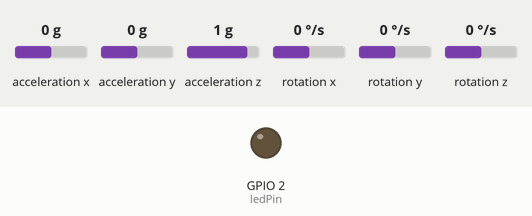
Bench run of a sketch on a simulated ESP32. Parts: output pins drawn as LEDs (lit = HIGH). Dashed ring = blinking. The test bench sets the inputs (shaded band); at power-on: acceleration z 1 g, acceleration y 0 g, acceleration x 0 g, rotation x 0 °/s, rotation y 0 °/s, rotation z 0 °/s. What the sketch prints to the serial monitor is not drawn.

Above: at 7.8 s.
7.9 s: acceleration z set to 0.1 g
9.4 s: acceleration z set to -0.2 g
At 9.66 s:
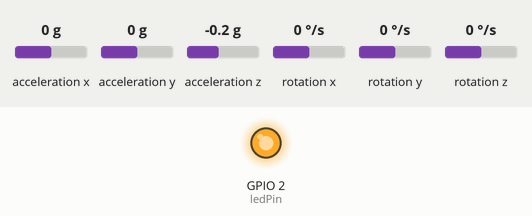
12.4 s: acceleration y set to -1.4 g
At 13.31 s:
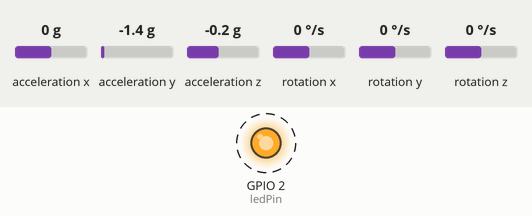
15.4 s: acceleration z set to 0.8 g
At 15.4 s:
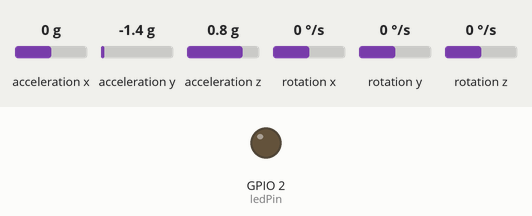
16.9 s: acceleration z set to -0.8 g
At 17.25 s:
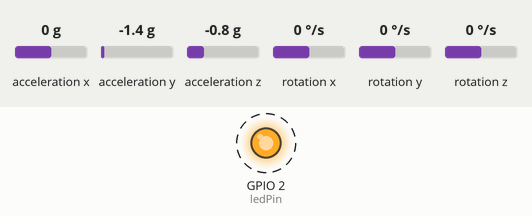
Timing chart, 0 to 20.9 s (numbered marks = the images above; inputs shaded):
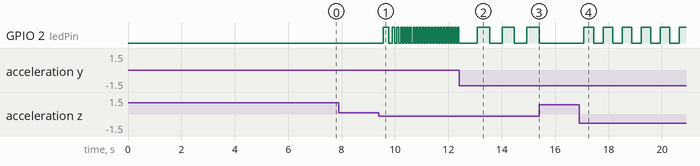

Measured:
- the behaviour switches between 0 and -0.1 g on acceleration z (found by bisection; images 0 and 1)
- after the input at 9.4 s, GPIO 2 (ledPin): goes HIGH 0.20 s, LOW 0.13 s, 4 × (HIGH 0.09 s, LOW 0.08 s), 17 × (HIGH 0.06 s, LOW 0.06 s), HIGH 0.05 s, then LOW, starting after 0.16 s
- after the input at 12.4 s, GPIO 2 (ledPin): alternates HIGH for 0.46 s and LOW for 0.46 s, starting after 0.68 s
- after the input at 15.4 s, GPIO 2 (ledPin): stays LOW (without the input it goes to HIGH after 0.46 s)
- after the input at 16.9 s, GPIO 2 (ledPin): alternates HIGH for 0.36 s and LOW for 0.36 s, starting after 0.17 s

The sketch:

TUGAS_MAGANG.ino
```cpp
#include <Wire.h>
#include <MPU6050.h>

#define DEG_TO_RAD 0.0174533

MPU6050 mpu;

// Variabel sensor
int16_t ax, ay, az;
int16_t gx, gy, gz;

// Kalibrasi
long gyroX_cal = 0, gyroY_cal = 0, gyroZ_cal = 0;
bool set_gyro_angles = false;

// Sudut
float angle_pitch = 0, angle_roll = 0;
float angle_pitch_output = 0, angle_roll_output = 0;

// Timer
unsigned long prevTime = 0;
unsigned long ledTimer = 0;
bool ledState = false;

// Pin ESP32
const int ledPin = 2;
const int SDA_PIN = 21;
const int SCL_PIN = 22;

float deltaTime;
int ledDelay = 0;
float gyroSensitivity = 131.0; // ±250°/s

void setup() {
  Serial.begin(115200);
  Wire.begin(SDA_PIN, SCL_PIN);
  mpu.initialize();
  pinMode(ledPin, OUTPUT);

  if (!mpu.testConnection()) {
    Serial.println("MPU6050 connection failed!");
    while (1);
  }

  // Kalibrasi gyro
  for (int i = 0; i < 1000; i++) {
    mpu.getMotion6(&ax, &ay, &az, &gx, &gy, &gz);
    gyroX_cal += gx;
    gyroY_cal += gy;
    gyroZ_cal += gz;
    delay(3);
  }
  gyroX_cal /= 1000;
  gyroY_cal /= 1000;
  gyroZ_cal /= 1000;

  prevTime = millis();
}

void loop() {
  mpu.getMotion6(&ax, &ay, &az, &gx, &gy, &gz);

  gx -= gyroX_cal;
  gy -= gyroY_cal;
  gz -= gyroZ_cal;

  // Hitung deltaTime
  unsigned long currentTime = millis();
  deltaTime = (currentTime - prevTime) / 1000.0; // detik
  prevTime = currentTime;

  // Konversi ke derajat per detik
  float gyroXrate = (float)gx / gyroSensitivity;
  float gyroYrate = (float)gy / gyroSensitivity;
  float gyroZrate = (float)gz / gyroSensitivity;

  // Hitung sudut
  angle_pitch += gyroXrate * deltaTime;
  angle_roll  += gyroYrate * deltaTime;

  angle_pitch += angle_roll * sin(gyroZrate * deltaTime * DEG_TO_RAD);
  angle_roll  -= angle_pitch * sin(gyroZrate * deltaTime * DEG_TO_RAD);

  // Koreksi dengan akselerometer
  long acc_total_vector = sqrt((ax * ax) + (ay * ay) + (az * az));
  if (acc_total_vector != 0) {
  //  float angle_pitch_acc = asin((float)ay / acc_total_vector) * 57.296;
  //  float angle_roll_acc  = asin((float)ax / acc_total_vector) * -57.296;
  // Sudut dari akselerometer
    float angle_pitch_acc = atan2(ay, az) * 57.296;
    float angle_roll_acc  = atan2(ax, az) * 57.296;


    // Koreksi drift dengan filter
    angle_pitch = angle_pitch * 0.98 + angle_pitch_acc * 0.02;
    angle_roll  = angle_roll  * 0.98 + angle_roll_acc  * 0.02;

    if (set_gyro_angles) {
      angle_pitch = angle_pitch * 0.9996 + angle_pitch_acc * 0.0004;
      angle_roll  = angle_roll  * 0.9996 + angle_roll_acc  * 0.0004;
    } else {
      angle_pitch = angle_pitch_acc;
      angle_roll  = angle_roll_acc;
      set_gyro_angles = true;
    }
  }

  // Filter (smooth)
  angle_pitch_output = angle_pitch_output * 0.9 + angle_pitch * 0.1;
  angle_roll_output  = angle_roll_output  * 0.9 + angle_roll  * 0.1;

  float pitchAbs = abs(angle_pitch_output);

  Serial.print("Pitch: ");
  Serial.println(pitchAbs);

  // LED kontrol berdasarkan pitch
  if (pitchAbs <= 90) {
    ledDelay = 0;
    digitalWrite(ledPin, LOW);
  } else if (pitchAbs > 90 && pitchAbs <= 180) {
    // Makin dekat ke 180, makin cepat
    ledDelay = map(pitchAbs, 90, 180, 500, 50);
  } else if (pitchAbs > 180 && pitchAbs < 360) {
    // Makin jauh dari 180 ke 0, makin lambat
    ledDelay = map(pitchAbs, 180, 360, 50, 1000);
  } else {
    ledDelay = 0;
    digitalWrite(ledPin, LOW);
  }

  // Non-blocking blink
  if (ledDelay > 0 && millis() - ledTimer >= ledDelay) {
    ledState = !ledState;
    digitalWrite(ledPin, ledState);
    ledTimer = millis();
  }
}
```
